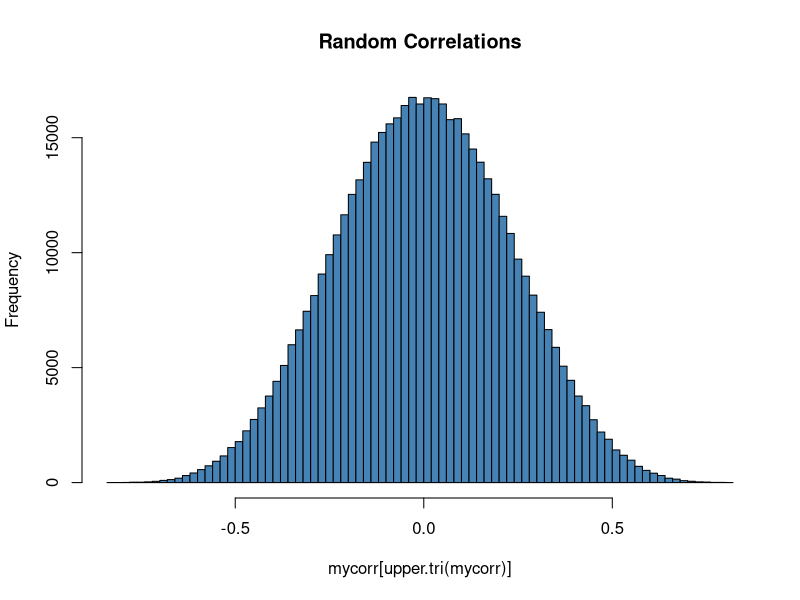
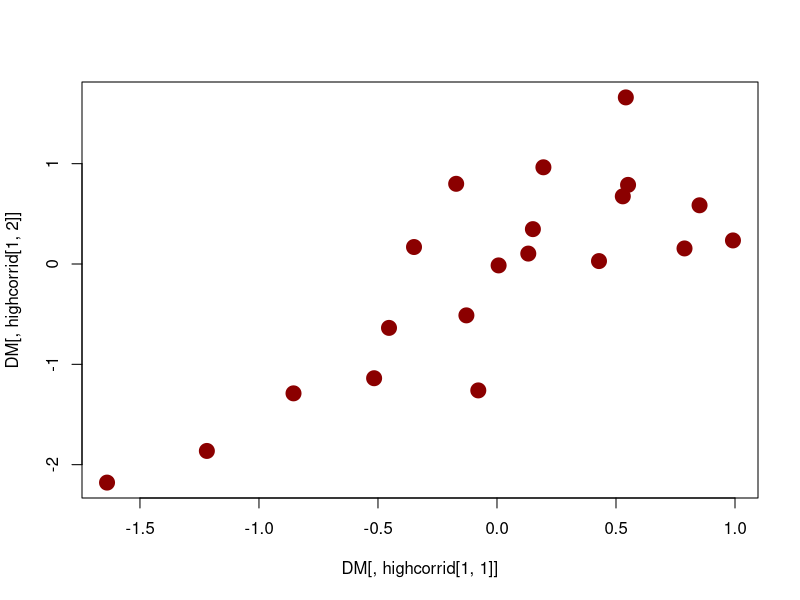

Generate these figures, in order, with R:
## ---- chunk 1
knitr::opts_chunk$set(echo = TRUE)
knitr::opts_chunk$set(
  fig.path = "figs/falsepos"
)
## ---- chunk 2
## Random expression data matrix

DM <- matrix(rnorm(20000), nrow = 20)
dim(DM)

## ---- chunk 3
mycorr <- cor(DM)
dim(mycorr)
## ---- chunk 4
hist(mycorr[upper.tri(mycorr)], 
     col = "steelblue", 
     breaks = 100,
     main = "Random Correlations")


## ---- chunk 5
highcorrid <- which(mycorr > 0.8 & mycorr != 1, arr.ind = TRUE)
highcorrid
## ---- chunk 6
plot(DM[,highcorrid[1,1]],DM[,highcorrid[1,2]], col = "darkred", pch = 19, cex = 2)
